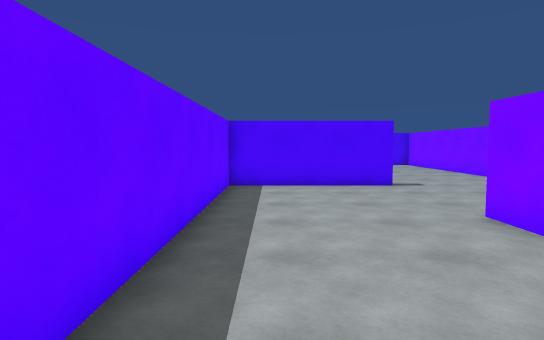
[1] (above)

24 first-person views from a walk through a 3-D level made in the Unity game engine. The camera is 1.4 m above the floor, tilts 4° down and sees 75° across. The floor is counted in squares, 1.2 m on a side. Each view is taken from the middle of a square. On the plan, view 1 faces up. The plan holds only what a view shows up to about 14 squares ahead; the rest is blank. The player is left out. Some surface patterns are stand-ins.

[2]
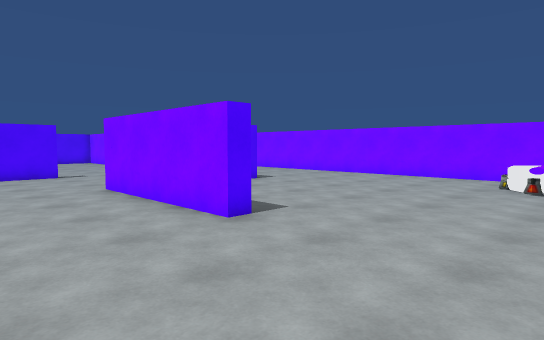

[3]
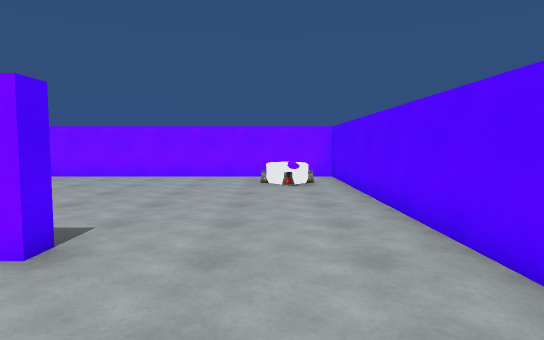

[4]
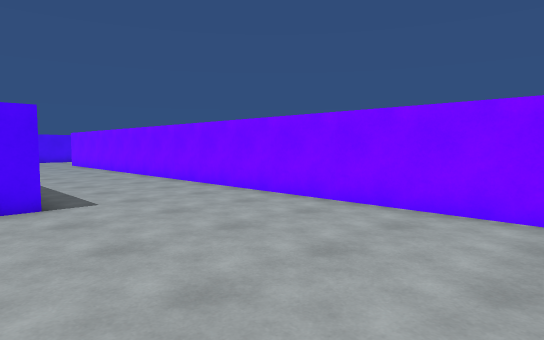

[5]
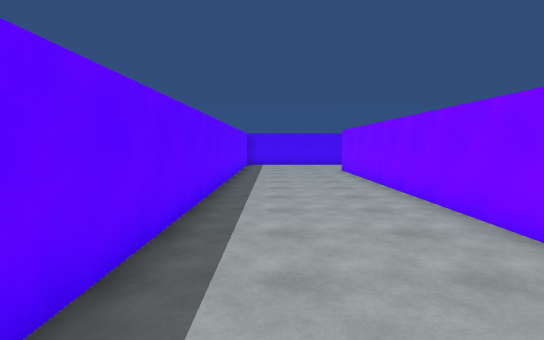

[6]
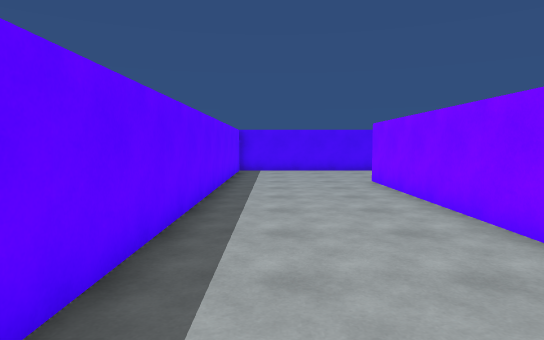

[7]
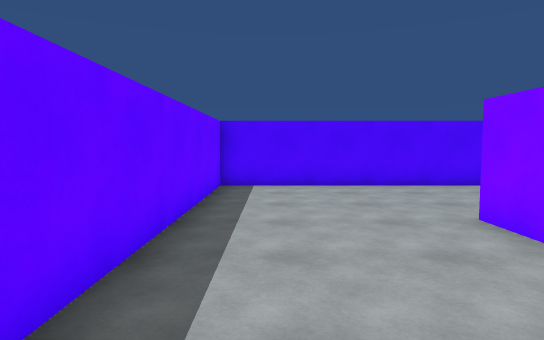

[8]
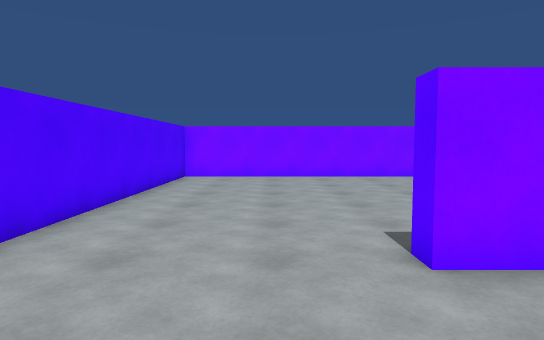

[9]
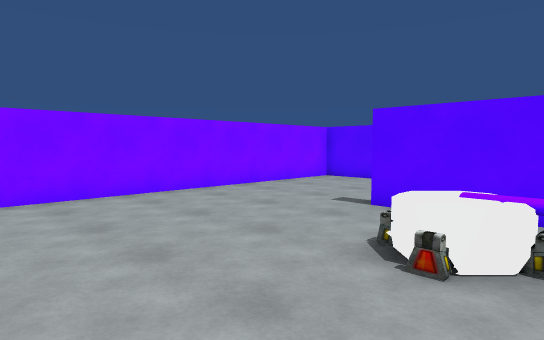

[10]
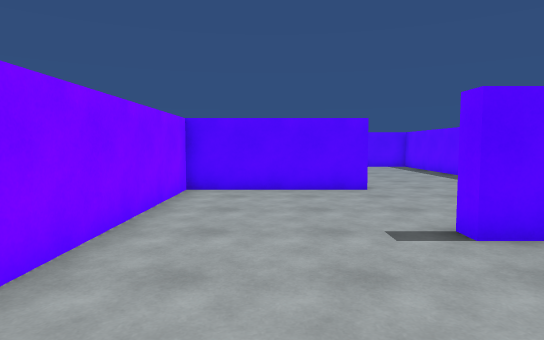

[11]
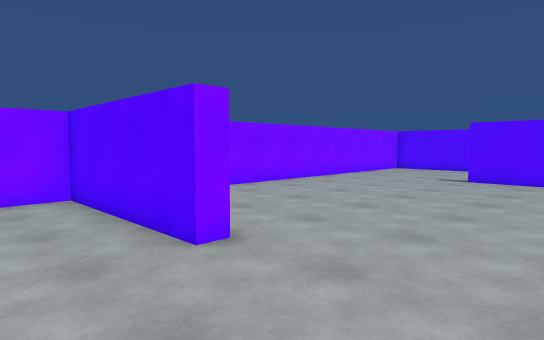

[12]
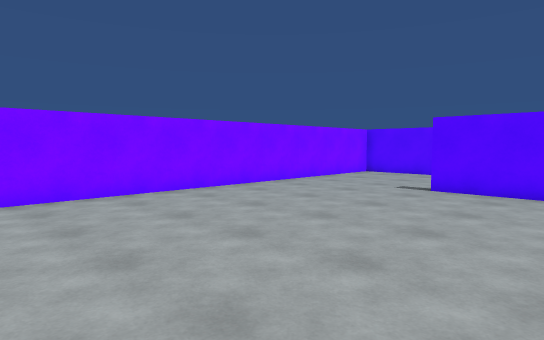

[13]
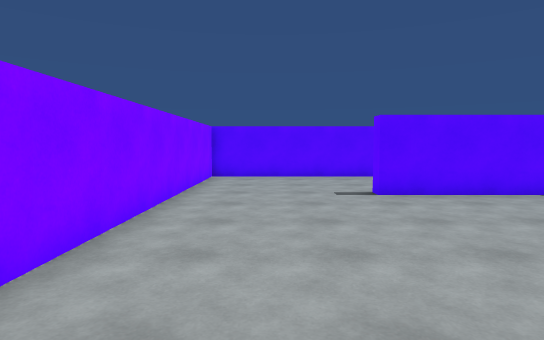

[14]
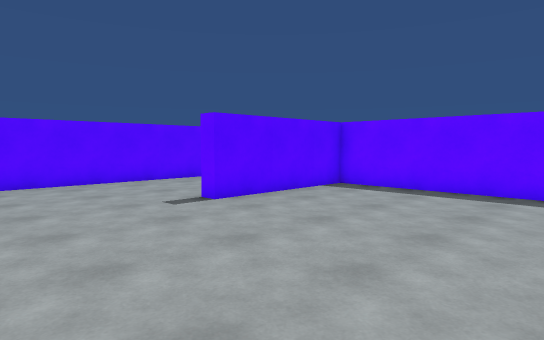

[15]
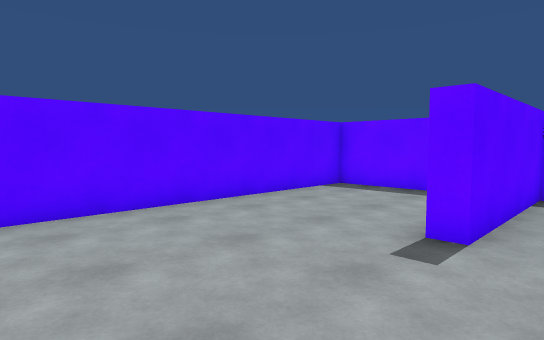

[16]
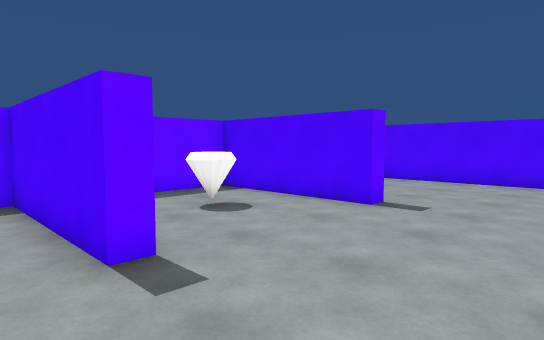

[17]
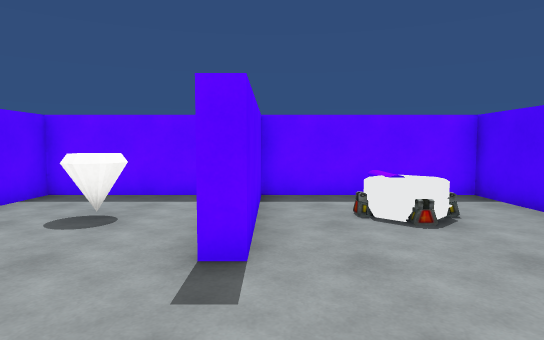

[18]
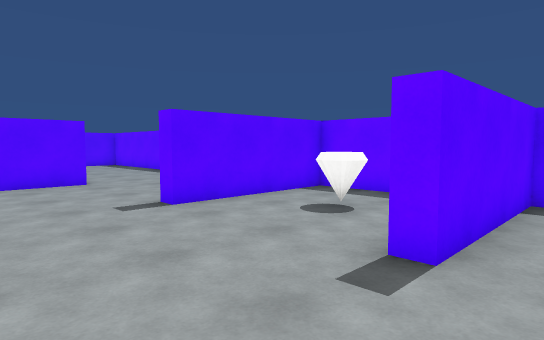

[19]
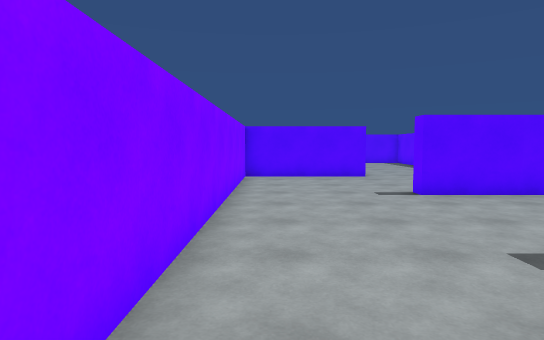

[20]
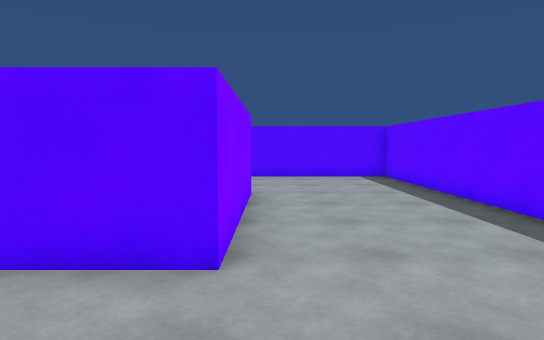

[21]
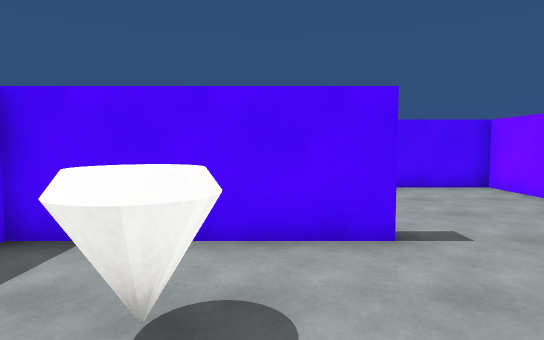

[22]
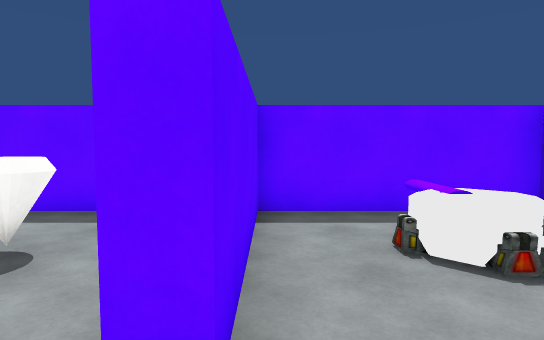

[23]
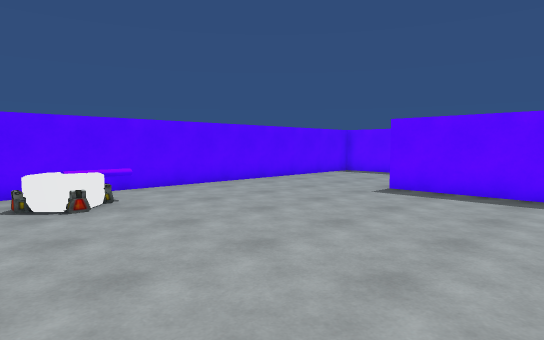

[24]
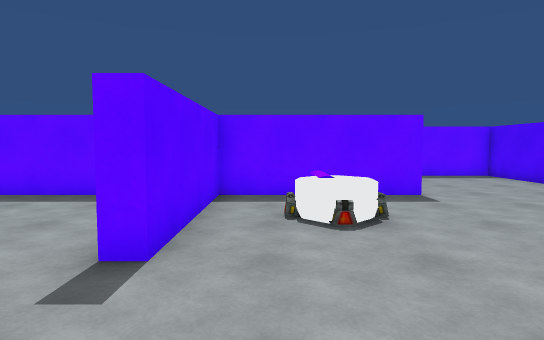

### Floor plan
Points are (right, up) in squares from view 1. A wall is a line through its corners. A room is listed if a view was taken in it or the views show most of it. See-through windows are left out.
Room 1 (views 1, 2, 3, 4, 5, 6, 7, 8, 9, 10, 11, 12, 13, 14, 15, 16, 17, 18, 19, 20, 21, 22, 23, 24)
walls: (13.7, 6.2) (13.7, 0.8) (18.5, 0.8) (18.5, 0.2); (13.7, 13) (13.7, 10.6); (8.6, 5.2) (7.9, 5.2); (18.5, 10.1) (18.5, 10.8) (23.2, 10.8) (23.2, 25.2) (8.5, 25.2) (8.5, 5.9); (17.5, 15.8) (18.5, 15.8) (18.5, 15.2); (4, 3.9) (4, 0.5) (3.5, 0.5) (3.5, 5.8) (8, 5.8) (8, 20.8) (2.5, 20.8); (13.7, -1.5) (13.7, -4.2) (23.2, -4.2) (23.2, 9); (2.5, 15.8) (3.5, 15.8) (3.5, 15.3) (-1.2, 15.3) (-1.2, 10.8) (3.5, 10.8) (3.5, 10.3) (-1.2, 10.3) (-1.2, -4.2) (13.3, -4.2) (13.3, 20.5) (13.7, 20.5) (13.7, 19.5)
low walls: (16.4, 18.7) (16.9, 18.2); (11.2, -1.8) (11.7, -2.3); (1.8, 18.4) (1.8, 18.1)
ways out: opening at (15, 18.5) to room 2; opening at (16.5, 16.5) to room 2; opening at (1.5, 16.5) to room 3; opening at (1.5, 19.5) to room 4
objects: cone (1, 13); cylinder (10, -3)
Room 2 (no view inside)
walls: (13.7, 19.5) (13.7, 15.8) (17.5, 15.8)
ways out: opening at (15, 18.5) to room 1; opening at (16.5, 16.5) to room 1
Room 3 (no view inside)
walls: (-1.2, 18.6) (-1.2, 15.8) (2.5, 15.8)
low walls: (1.8, 18.1) (1.3, 17.6) (0.9, 17.6)
ways out: opening at (1.5, 16.5) to room 1
objects: cylinder (0, 18)
Room 4 (no view inside)
walls: (2.5, 20.8) (-1.2, 20.8) (-1.2, 18.6)
low walls: (1.2, 19) (1.8, 18.4)
ways out: opening at (1.5, 19.5) to room 1

Where each view was taken, in squares from view 1:
view 1: 0 up, 0 right, facing up
view 2: 4 down, 0 right, facing up-right
view 3: 2 down, 0 right, facing right
view 4: 2 down, 7 right, facing up-right
view 5: 4 up, 10 right, facing up
view 6: 9 up, 10 right, facing up
view 7: 15 up, 10 right, facing up
view 8: 22 up, 10 right, facing right
view 9: 22 up, 15 right, facing down-right
view 10: 20 up, 21 right, facing down
view 11: 13 up, 15 right, facing down-right
view 12: 10 up, 15 right, facing down-right
view 13: 9 up, 21 right, facing down
view 14: 7 up, 23 right, facing down-left
view 15: 2 up, 23 right, facing down-left
view 16: 9 up, 7 right, facing up-left
view 17: 16 up, 7 right, facing left
view 18: 17 up, 7 right, facing down-left
view 19: 19 up, 7 right, facing down
view 20: 9 up, 3 right, facing down
view 21: 11 up, 2 right, facing up
view 22: 16 up, 5 right, facing left
view 23: 5 up, 13 right, facing down-left
view 24: 17 up, 22 right, facing left
